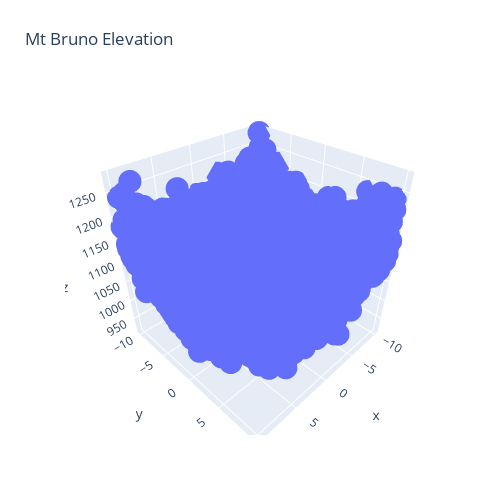

The cell this chart's notebook holds for it:
### Code cell
import plotly.graph_objects as go


fig = go.Figure(data=[go.Scatter3d(x=XY[:, 0], y=XY[:, 1], z=out.reshape(-1), mode='markers')]) #Surface

fig.update_layout(title='Mt Bruno Elevation', autosize=False,
                  width=500, height=500,
                  margin=dict(l=65, r=50, b=65, t=90))

fig.show()

### Figure 1 — Plotly figure (JSON) as saved in the notebook; plotly's stock layout.template omitted (floating-point values rounded to 4 significant figures; data arrays with more than 128 entries replaced by an {"elided": "..."} marker saying what was removed)
{"data": [{"mode": "markers", "type": "scatter3d", "x": {"elided": "10000 float values"}, "y": {"elided": "10000 float values"}, "z": {"elided": "10000 float values"}}], "layout": {"autosize": false, "height": 500, "margin": {"b": 65, "l": 65, "r": 50, "t": 90}, "title": {"text": "Mt Bruno Elevation"}, "width": 500}}
